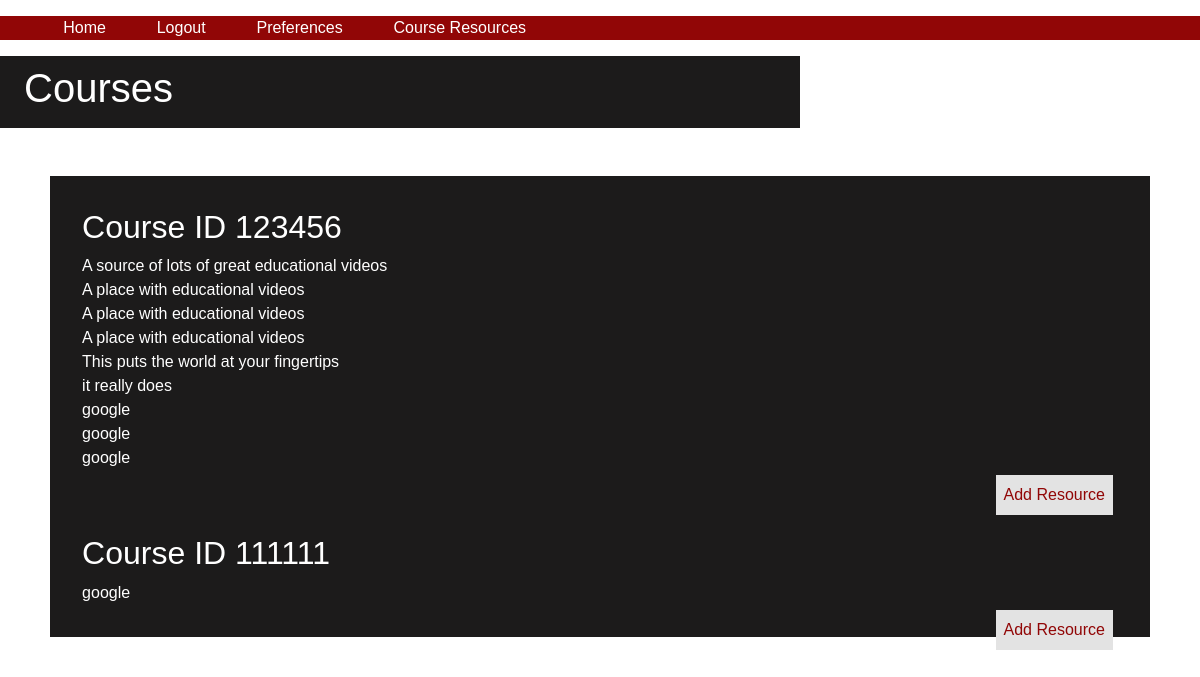
The page /courses (signed in) on the database its author committed.
### tables this page shows
CREATE TABLE courses (id INTEGER, course TEXT NOT NULL, url TEXT NOT NULL, title TEXT NOT NULL, PRIMARY KEY(id));

### app.py (the view)
@app.route("/courses", methods=["GET", "POST"])
@login_required
def courses():
    if request.method == "POST":
        course = request.form.get('resourceCourse')
        resourcelink = request.form.get("resourceLink")
        resourcetitle = request.form.get("resourceTitle")
        print(course)
        print(resourcelink)
        print(resourcetitle)
        db.execute("INSERT INTO courses (course, url, title) VALUES (?, ?, ?)", course, resourcelink, resourcetitle)
        coursesDict = db.execute("SELECT DISTINCT course FROM prefs WHERE email = ?", session["user_id"])
        courses = []
        for courseDict in coursesDict:
            courses.append(courseDict["course"])
        resources = {}
        for course in courses:
           tempDict = db.execute("SELECT title, url FROM courses WHERE course = ?;", course)
           for temp in tempDict:
                try:
                    resources[course] = resources[course] + [temp["title"], temp["url"]]
                except:
                    resources[course] = [temp["title"], temp["url"]]
        return render_template("courses.html", courses = courses, resources = resources)
    else:
        coursesDict = db.execute("SELECT DISTINCT course FROM prefs WHERE email = ?", session["user_id"])
        courses = []
        for courseDict in coursesDict:
            courses.append(courseDict["course"])
        resources = {}
        for course in courses:
            tempDict = db.execute("SELECT title, url FROM courses WHERE course = ?;", course)
            for temp in tempDict:
                try:
                    resources[course] = resources[course] + [temp["title"], temp["url"]]
                except:
                    resources[course] = [temp["title"], temp["url"]]
        return render_template("courses.html", courses = courses, resources = resources)

### login.py (called while the page is built)
def login_required(f):
    @wraps(f)
    def decorated_function(*args, **kwargs):
        if session.get("user_id") is None:
            return redirect("/login")
        return f(*args, **kwargs)
    return decorated_function

### templates/courses.html (shortened to what this page needs)
{% extends "layout.html" %}
{% block main %}
    <div class="col-sm-8 type1">
        <h1>Courses</h1>
    </div>
    <div class="container-fluid">
        <br>
        <br>
        {% set count = namespace(value=0) %}
        {% for course in courses %}
            <div class="section">
                <h2>Course ID {{ course }}</h2>
                {% if resources[course] is defined %}
                    {% for n in range(0, (resources[course])|length -1, 2)%}
                        <a href={{resources[course][n+1]}} style = "display: block">{{ resources[course][n] }}</a>
                    {% endfor %}
                {% endif %}
                {% set count.value = count.value + 6 %}
                <button id={{count.value}} class = "buttoncount">Add Resource</button>
            </div>
        {% endfor %}
    </div>
{% endblock %}

### templates/layout.html (shortened to what this page needs)
<!DOCTYPE html>
<html lang="en">
    <head>
        <link rel="stylesheet" href="https://cdn.jsdelivr.net/npm/bootstrap@4.5.3/dist/css/bootstrap.min.css">
        <link href="/static/style.css" rel="stylesheet">
    </head>
    <body>
        <div class="selections">
            {% if session["user_id"] %}
                <ul>
                    <li><a href="/">Home</a></li>
                    <li><a href="/logout">Logout</a></li>
                    <li><a href="/prefs">Preferences</a></li>
                    <li><a href="/courses">Course Resources</a></li>
                </ul>
            {% endif %}
        </div>
        <main>
            {% block main %}{% endblock %}
        </main>
    </body>
</html>

### static/style.css (style rules this page uses)
* { font-family: 'verdana', sans-serif; }
.type1 { background-color: #1c1b1b; color: #fff; padding: 0.5rem 1.5rem; font-size: 24px; }
.selections { background-color: #910606; margin: 1rem 0rem; }
li { display: inline; padding: 2%; }
a { color: #fff; }
button { background-color: #e3e3e3; color: #910606; border: none; font-size: 16px; padding: 8px 8px; margin: 5px; float: right; }
.section { padding: 2rem; background-color: #1c1b1b; color: #fff; margin: 0% 3%; }

### rows shown on the page
courses: title "A source of lots of great educational videos"
courses: title "A place with educational videos"
courses: title "A place with educational videos"
courses: title "A place with educational videos"
courses: title "This puts the world at your fingertips"
courses: title "it really does"
courses: title "google"
courses: title "google"
courses: title "google"
courses: title "google"

### other values the page prints
{{ course }} "123456" "111111"
